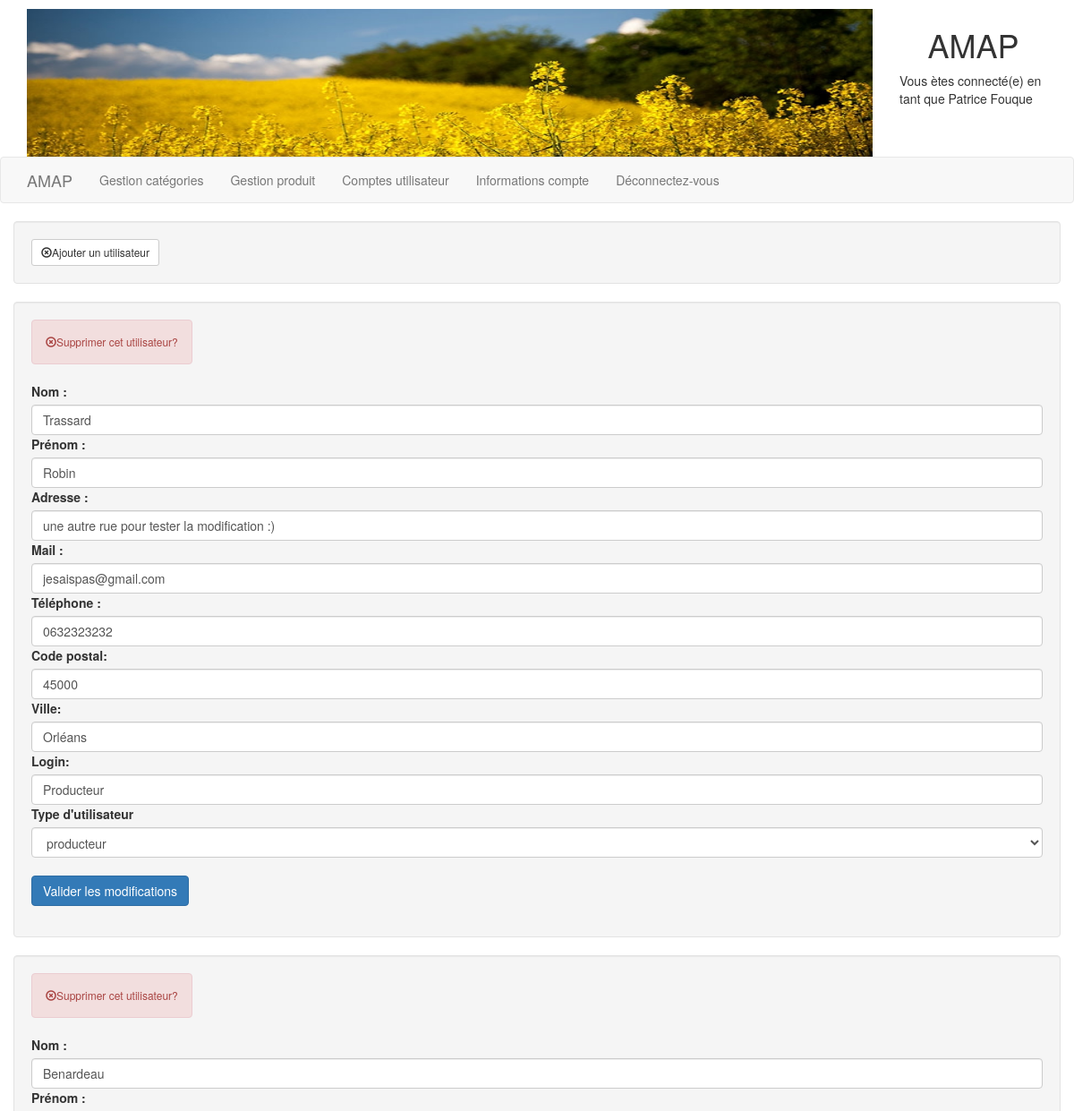
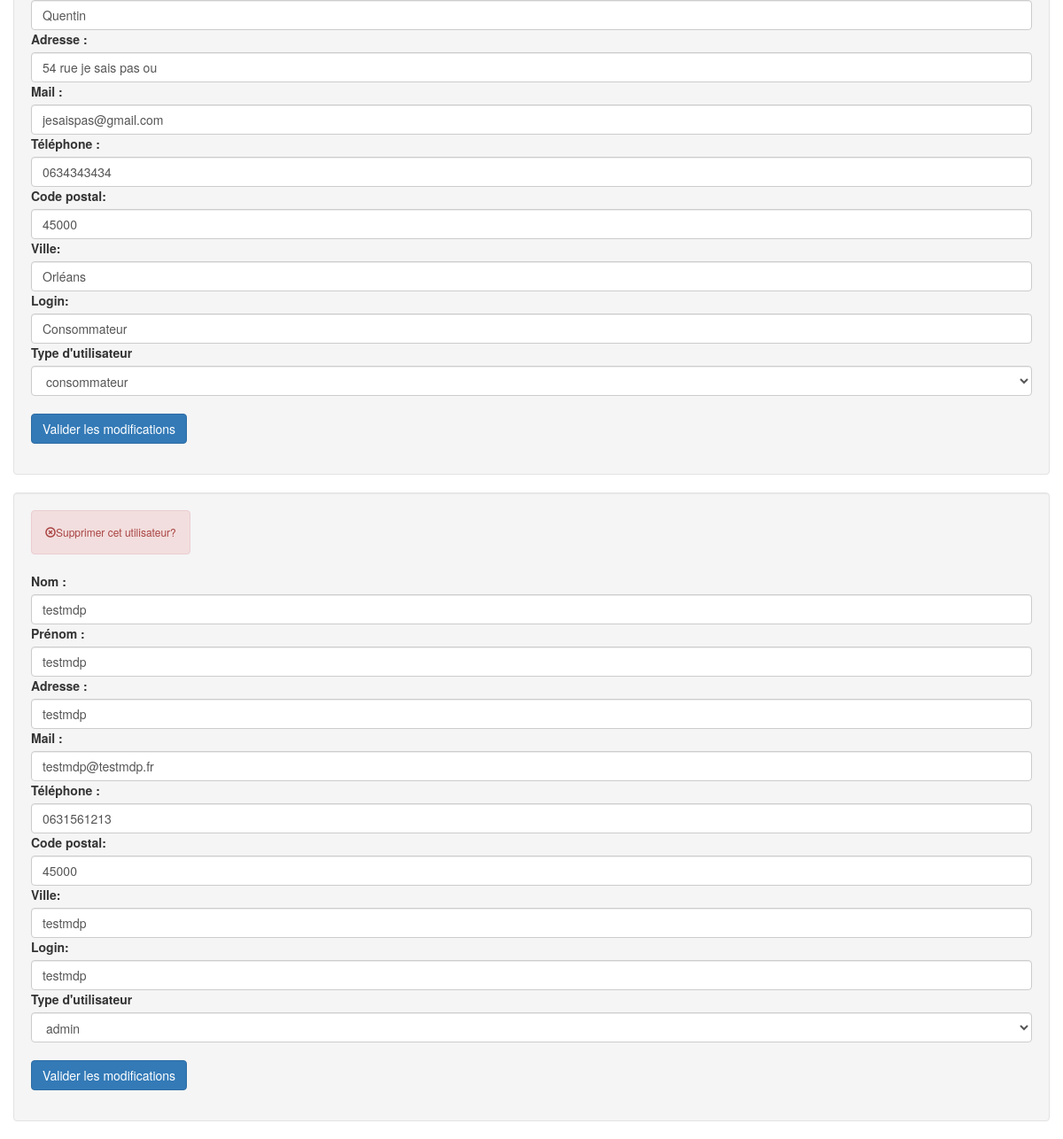
The page /index.php?uc=gererCompteUtilisateur&action=voir (signed in) on the database its author committed (2 pictures, top to bottom).
### tables this page shows
CREATE TABLE `utilisateur` (
  `id` int(11) NOT NULL,
  `nom` char(25) DEFAULT NULL,
  `prenom` char(25) DEFAULT NULL,
  `adresse` varchar(100) DEFAULT NULL,
  `mail` varchar(50) DEFAULT NULL,
  `tel` varchar(10) NOT NULL,
  `codepostal` int(11) NOT NULL,
  `ville` char(100) NOT NULL,
  `mdp` varchar(255) NOT NULL,
  `login` varchar(25) DEFAULT NULL,
  `id_Type_utilisateur` int(11) DEFAULT NULL
);

### util/fonctions.php (called while the page is built, shortened)
<?php
class AMAP
{
  	private static $serveur='mysql:host=localhost';
  	private static $bdd='dbname=amap';
  	private static $user='root' ;
  	private static $mdp='' ;
	private static $monPdo;
	private static $monAMAP = null;
	private function __construct()
	{
		try
		{
			AMAP::$monPdo = new PDO(AMAP::$serveur.';'.AMAP::$bdd, AMAP::$user, AMAP::$mdp);
			AMAP::$monPdo->setAttribute(PDO::ATTR_ERRMODE,PDO::ERRMODE_WARNING);
			AMAP::$monPdo->query("SET CHARACTER SET utf8");
		}
    	catch(PDOException $e)
		{
			echo 'Connexion impossible';
		}
	}
	public static function getAMAP()
	{
		if(AMAP::$monAMAP == null)
		{
			AMAP::$monAMAP= new AMAP();
		}
		return AMAP::$monAMAP;
	}
	public function get_util()
	{
		$req = AMAP::$monPdo->prepare("SELECT * FROM utilisateur where id != :idUtil");
		$req->execute(array(':idUtil' => $_SESSION['id']));
		$utilisateurs = $req->fetchAll();
		return $utilisateurs;
	}
	public function getTypeUtil()
	{
		$req = AMAP::$monPdo->prepare("SELECT * FROM type_utilisateur");
		$req->execute();
		$types = $req->fetchAll();
		return $types;
	}
}
?>

### vues/v_utilAdmin.php (the view, shortened to what this page needs)
<div class="container">
	<div class="row">
		<div class='col-xs-12 well'>
			<form method='POST' action='index.php?uc=gererCompteUtilisateur&action=formAjout'>
				<button type='submit' class='btn btn-default btn-sm '>
					<span class='glyphicon glyphicon-remove-circle'></span>Ajouter un utilisateur
				</button>
			</form>
		</div>
		<?php
		foreach($utilisateurs as $util)
		{
			echo "<div class='col-xs-12 well'>
					<form>
						<button id='".$util['id']."' type='button' data-toggle='modal' data-target='#myModal' class='alert alert-danger btn btn-modal btn-default btn-sm'>
							<span class='glyphicon glyphicon-remove-circle'></span>Supprimer cet utilisateur?
						</button>
					</form>
					<form method='POST' action='index.php?uc=gererCompteUtilisateur&action=modifier' class='form-group'>
						<input name='id_util' id='id_util' type='hidden' class='form-control' value='".$util['id']."'>
						<label for='nom_util'>Nom : </label>
						<input name='nom_util' id='nom_util' type='text' class='form-control' value='".$util['nom']."'>
						<label for='prenom_util'>Prénom : </label>
						<input name='prenom_util' id='prenom_util' type='text' class='form-control' value='".$util['prenom']."'>
						<label for='adresse_util'>Adresse : </label>
						<input name='adresse_util' id='adresse_util' type='text' class='form-control' value='".$util['adresse']."'>
						<label for='mail_util'>Mail : </label>
						<input name='mail_util' id='mail_util' type='text' class='form-control' value='".$util['mail']."'>
						<label for='tel_util'>Téléphone : </label>
						<input name='tel_util' id='tel_util' type='text' class='form-control' value='".$util['tel']."'>
						<label for='cp_util'>Code postal:</label>
						<input name='cp_util' id='cp_util' type='text' class='form-control' value='".$util['codepostal']."'>
						<label for='ville_util'>Ville:</label>
						<input name='ville_util' id='ville_util' type='text' class='form-control' value='".$util['ville']."'>
						<label for='login_util'>Login:</label>
						<input name='login_util' id='login_util' type='text' class='form-control' value='".$util['login']."'>
						<label for='type_utilisateur'>Type d'utilisateur</label></br>
						<select class='form-control' name='type_utilisateur'>";
							foreach ($types as $type)
							{
								if ($type['id'] == $util['id_Type_utilisateur'])
								{echo "<option value='".$type['id']."' selected >".$type['libelle']."</option>";}
								else
								{echo "<option value='".$type['id']."'>".$type['libelle']."</option>";}
							}
					echo "</select>
						</br>
						<input name='valider' id='valider' value='Valider les modifications' type='submit' class='btn btn-primary' value='".$util['prenom']."'>
					</form>
				 </div>";
		}
		?>
	</div>
</div>

### css/style.css (style rules this page uses)
body { padding-top: 10px; }

### rows shown on the page
utilisateur: nom_util "Trassard", prenom_util "Robin", adresse_util "une autre rue pour tester la modification :)", mail_util "jesaispas@gmail.com", tel_util "0632323232", cp_util "45000", ville_util "Orléans", login_util "Producteur"
utilisateur: nom_util "Benardeau", prenom_util "Quentin", adresse_util "54 rue je sais pas ou", mail_util "jesaispas@gmail.com", tel_util "0634343434", cp_util "45000", ville_util "Orléans", login_util "Consommateur"
utilisateur: nom_util "testmdp", prenom_util "testmdp", adresse_util "testmdp", mail_util "testmdp@testmdp.fr", tel_util "0631561213", cp_util "45000", ville_util "testmdp", login_util "testmdp"

### other values the page prints
$_SESSION['prenom'] "Patrice"
$_SESSION['nom'] "Fouque"
form field type_utilisateur "producteur"
form field type_utilisateur "consommateur"
form field type_utilisateur "admin"
